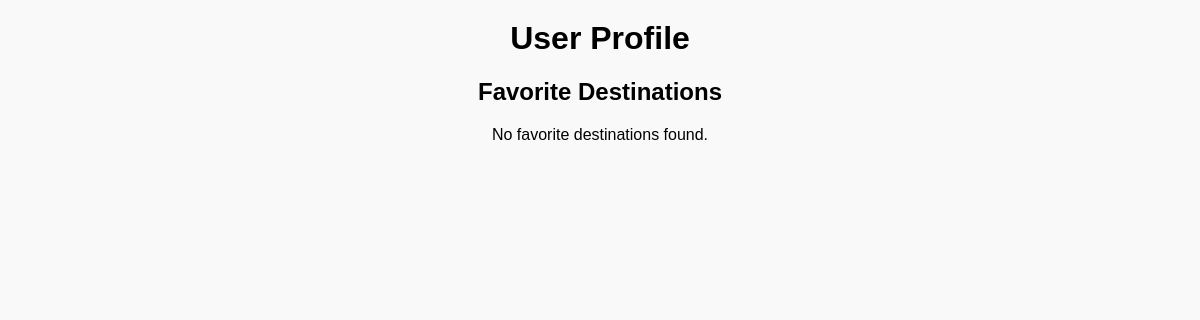
The app's page /profile/ (signed in), older data.
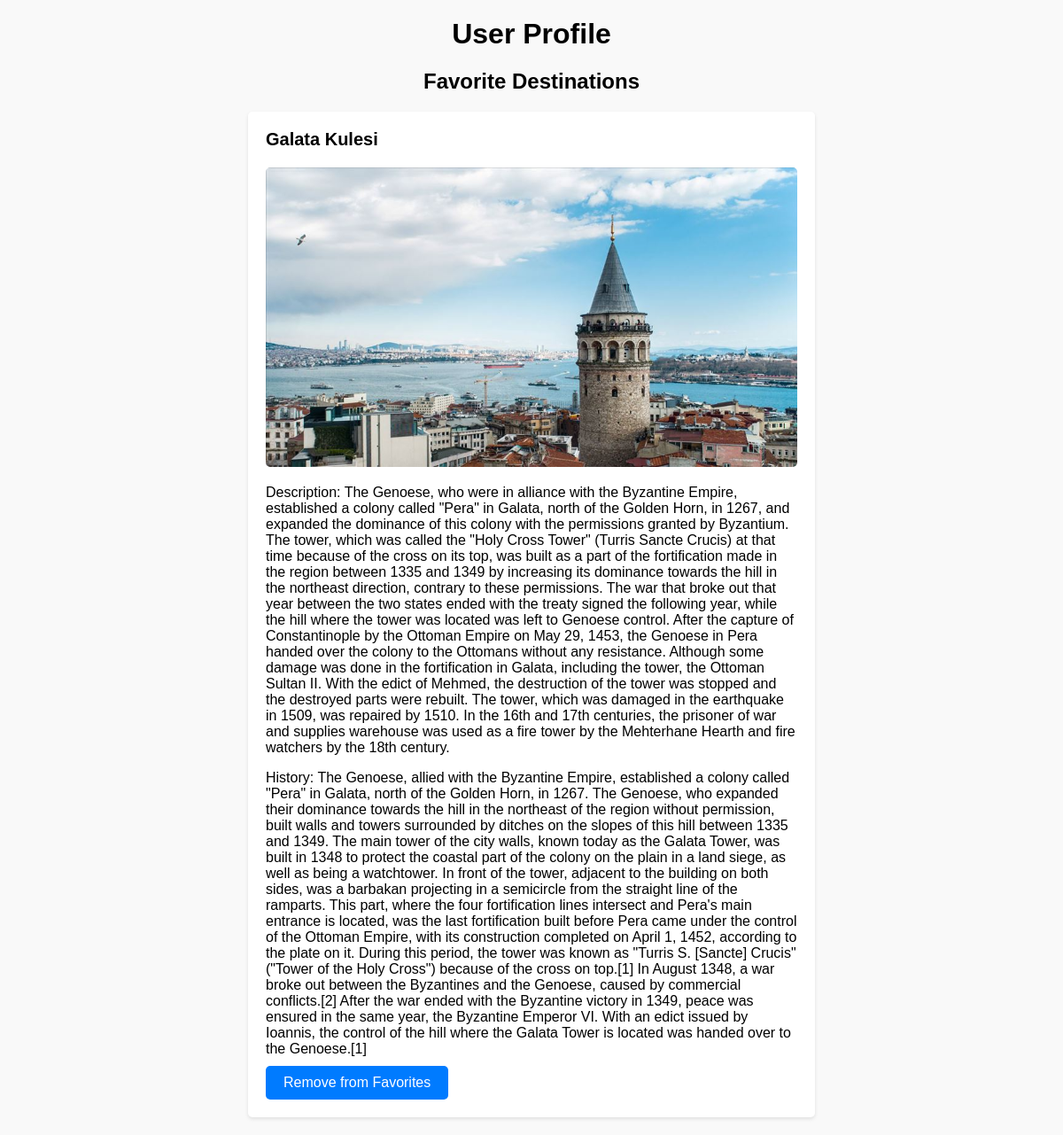
The same page, newer data.
### base/models.py (models this page shows, shortened)
class Favorite(models.Model):
    user = models.ForeignKey(User, on_delete=models.CASCADE)
    destination = models.ForeignKey(Destination, on_delete=models.CASCADE)

class Destination(models.Model):
    name = models.CharField(max_length=100, default="")
    city = models.ForeignKey(City, on_delete=models.CASCADE)
    photo = models.ImageField(null=True,blank=True)
    description = models.TextField()
    history = models.TextField()

### base/views.py (the view)
# urls.py: path('profile/', views.profile_page, name='profile'),
def profile_page(request):
    user = request.user
    favorite_destinations = Favorite.objects.filter(user=user).select_related('destination')
    context = {
        'favorite_destinations': favorite_destinations
    }
    return render(request, 'profile.html', context)

### templates/profile.html (shortened to what this page needs)
<!DOCTYPE html>
<html>
<head>
</head>
<body>
  <h1>User Profile</h1>
  <h2>Favorite Destinations</h2>
  {% if favorite_destinations %}
    {% for favorite in favorite_destinations %}
      <div class="destination">
        <h3>{{ favorite.destination.name }}</h3>
        <img src="{{ favorite.destination.photo.url }}" alt="{{ favorite.destination.name }} Photo">
        <p>Description: {{ favorite.destination.description }}</p>
        <p>History: {{ favorite.destination.history }}</p>
        <form action="{% url 'remove_from_favorites' favorite.destination.id %}" method="post">
          <input type="submit" value="Remove from Favorites">
        </form>
      </div>
    {% endfor %}
  {% else %}
    <p class="no-favorites">No favorite destinations found.</p>
  {% endif %}
</body>
</html>

Row changes from the older to the newer data that the page shows:
added Favorite: destination.name "Galata Kulesi", destination.photo (picture), destination.description "The Genoese, who were in alliance with the Byzantine Empire, established a colony called \"Pera\" in Galata, north of the Golden Horn, in 1267, and expanded the dominance of this colony with the permissions granted by Byzantium. The tower, which was called the \"Holy Cross Tower\" (Turris Sancte Crucis) at that time because of the cross on its top, was built as a part of the fortification made in the region between 1335 and 1349 by increasing its dominance towards the hill in the northeast direction, contrary to these permissions. The war that broke out that year between the two states ended with the treaty signed the following year, while the hill where the tower was located was left to…", destination.history "The Genoese, allied with the Byzantine Empire, established a colony called \"Pera\" in Galata, north of the Golden Horn, in 1267. The Genoese, who expanded their dominance towards the hill in the northeast of the region without permission, built walls and towers surrounded by ditches on the slopes of this hill between 1335 and 1349. The main tower of the city walls, known today as the Galata Tower, was built in 1348 to protect the coastal part of the colony on the plain in a land siege, as well as being a watchtower. In front of the tower, adjacent to the building on both sides, was a barbakan projecting in a semicircle from the straight line of the ramparts. This part, where the four…"
Text that changed along with them:
text no longer shown: "No favorite destinations found."
